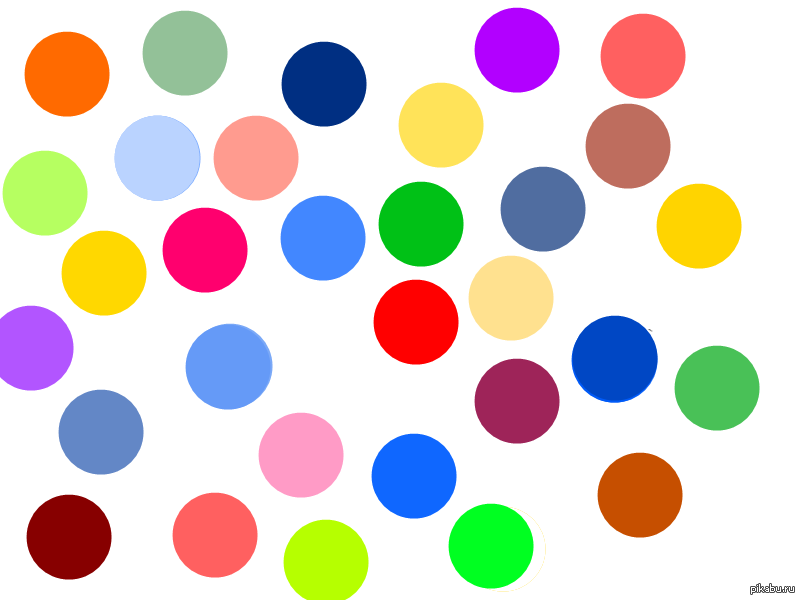
#> input picture Image_filter_and_find_circles/img.png, 800 x 600 px
$ python Find_circles.py
#> lines starting #> are read from the running program, lines starting #| are printed output that depends on the picture; after the words box and inside, x2 and y2 are one past the last pixel; in counts of white or black regions, pixels touching at a corner belong together
import cv2
import numpy as np
from matplotlib import pyplot as plt


image = cv2.imread('img.png')
#> image is the input picture: shape (600, 800, 3); mean B, G, R 204.9, 210.2, 220.3
output = image.copy()
img = cv2.cvtColor(image, cv2.COLOR_BGR2GRAY)
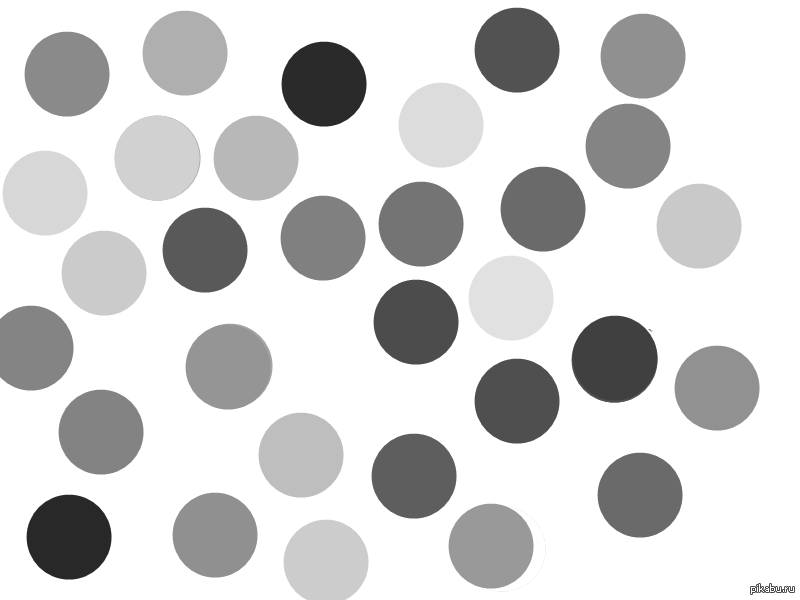
#> img: shape (600, 800); min 40, max 255, mean 212.7
circles = cv2.HoughCircles(img, cv2.HOUGH_GRADIENT, 1.5, 90)
#> circles = 31 rows, first 8: [510.8, 297.8, 42.45], [204.8, 249.8, 42.45], [698.2, 225.8, 42.6], [716.2, 387.8, 42.6], [44.25, 192.8, 42.6], [156.8, 158.2, 43.5], [627.8, 146.2, 42.9], [642.8, 56.25, 42.9]
if circles is not None:
	circles = np.round(circles[0, :]).astype("int")
#> circles = 31 rows, first 8: [511, 298, 42], [205, 250, 42], [698, 226, 43], [716, 388, 43], [44, 193, 43], [157, 158, 44], [628, 146, 43], [643, 56, 43]
	for (x, y, r) in circles:
		cv2.circle(output, (x, y), r, (0, 255, 0), 4)
#> this loop made 31 passes
#> (x, y, r) on passes 1 to 12: (511, 298, 42), (205, 250, 42), (698, 226, 43), (716, 388, 43), (44, 193, 43), (157, 158, 44), (628, 146, 43), (643, 56, 43), (256, 158, 43), (421, 224, 43), (517, 50, 43), (67, 74, 43)
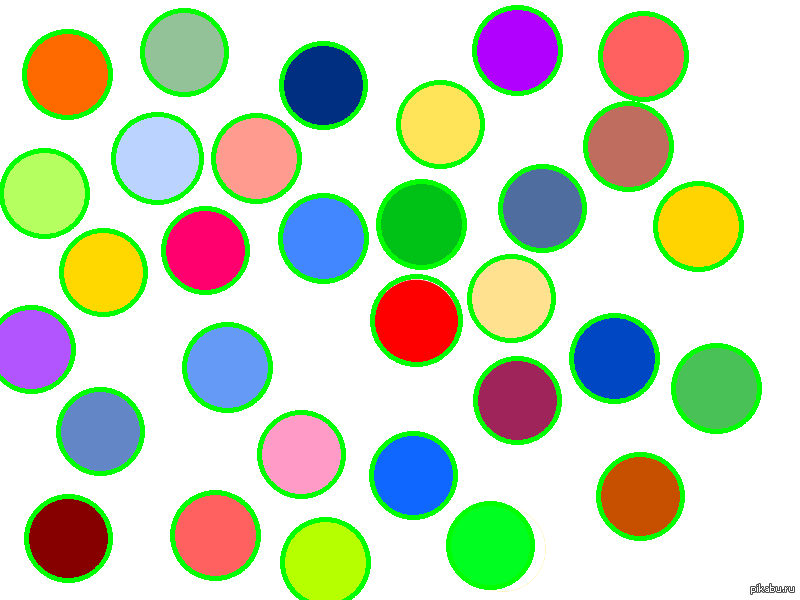
#> output: shape (600, 800, 3); 8.49% of pixels changed, all inside (x1, y1, x2, y2) = (0, 5, 762, 600)
	cv2.imshow("output", output)
	cv2.waitKey(0)
